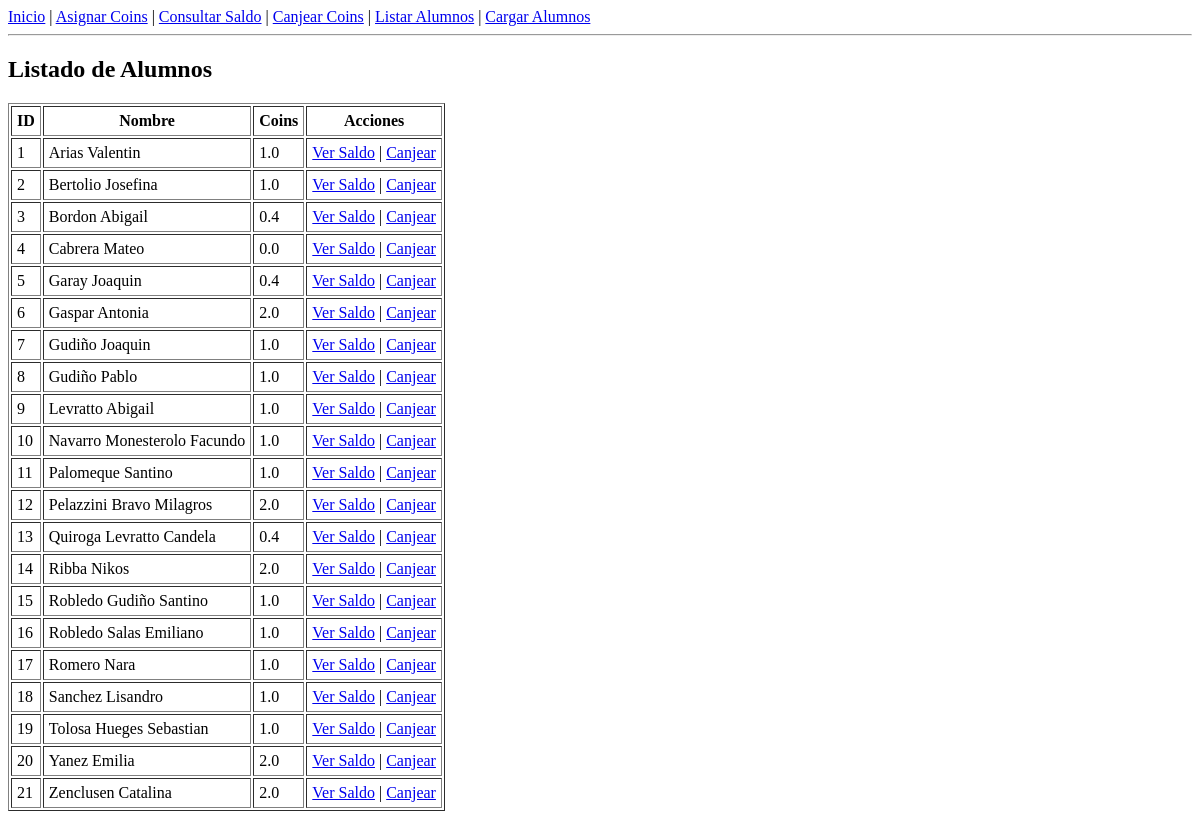
Page /alumnos on the earlier database version.
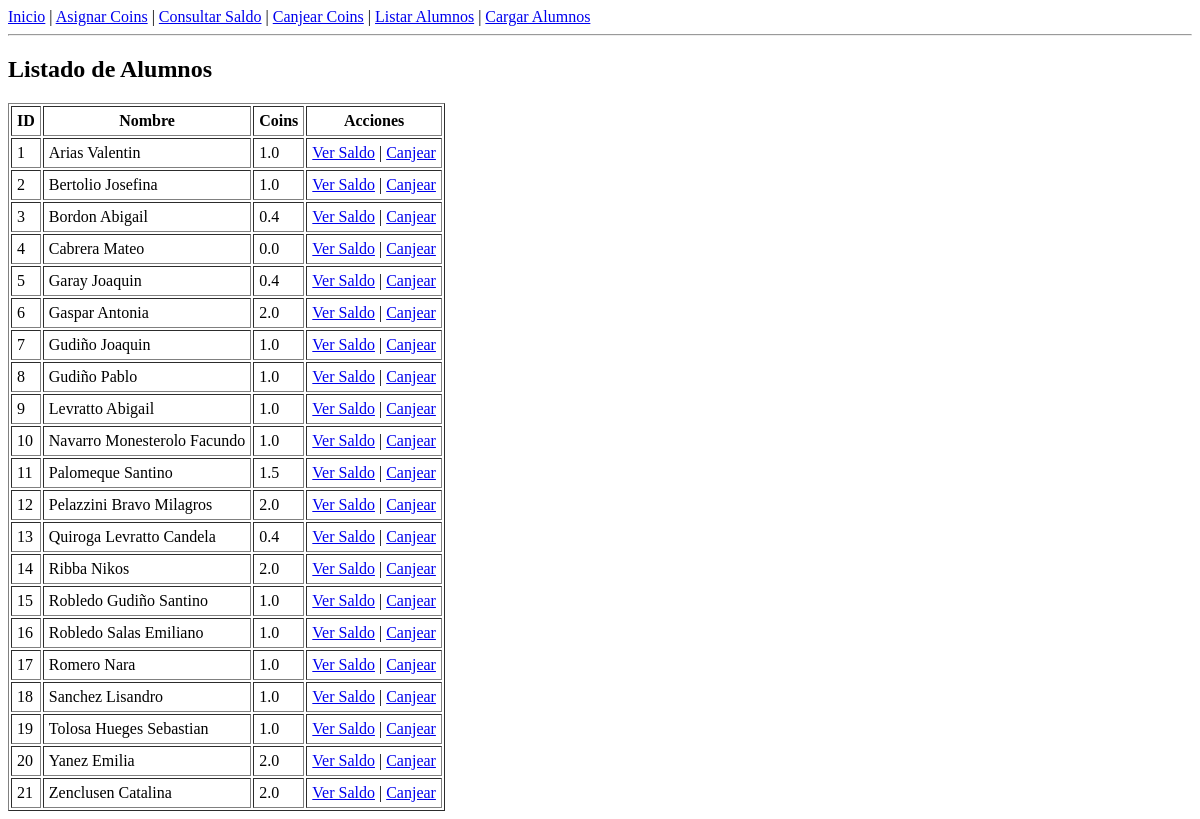
Same page on the later database version.
### tables this page shows
CREATE TABLE estudiantes (
        id INTEGER PRIMARY KEY AUTOINCREMENT,
        nombre TEXT NOT NULL,
        coins REAL DEFAULT 0
    );

### app.py (the view)
@app.route('/alumnos')
def listar_alumnos():
    conn = get_db()
    cur = conn.cursor()
    cur.execute("SELECT * FROM estudiantes")
    estudiantes = cur.fetchall()
    conn.close()
    return render_template("listar_alumnos.html", estudiantes=estudiantes)

### app.py (called while the page is built)
def get_db():
    conn = sqlite3.connect(DB)
    conn.row_factory = sqlite3.Row
    return conn

### templates/listar_alumnos.html
{% extends "base.html" %}
{% block content %}
<h2>Listado de Alumnos</h2>
<table border="1" cellpadding="5">
    <tr>
        <th>ID</th>
        <th>Nombre</th>
        <th>Coins</th>
        <th>Acciones</th>
    </tr>
    {% for est in estudiantes %}
    <tr>
        <td>{{ est.id }}</td>
        <td>{{ est.nombre }}</td>
        <td>{{ est.coins }}</td>
        <td>
            <a href="{{ url_for('saldo', id_estudiante=est.id) }}">Ver Saldo</a> |
            <a href="{{ url_for('canjear_form', id_estudiante=est.id) }}">Canjear</a>
        </td>
    </tr>
    {% endfor %}
</table>
{% endblock %}

Differences in the rows shown:
changed estudiantes "Palomeque Santino": coins "1.0" → "1.5"
